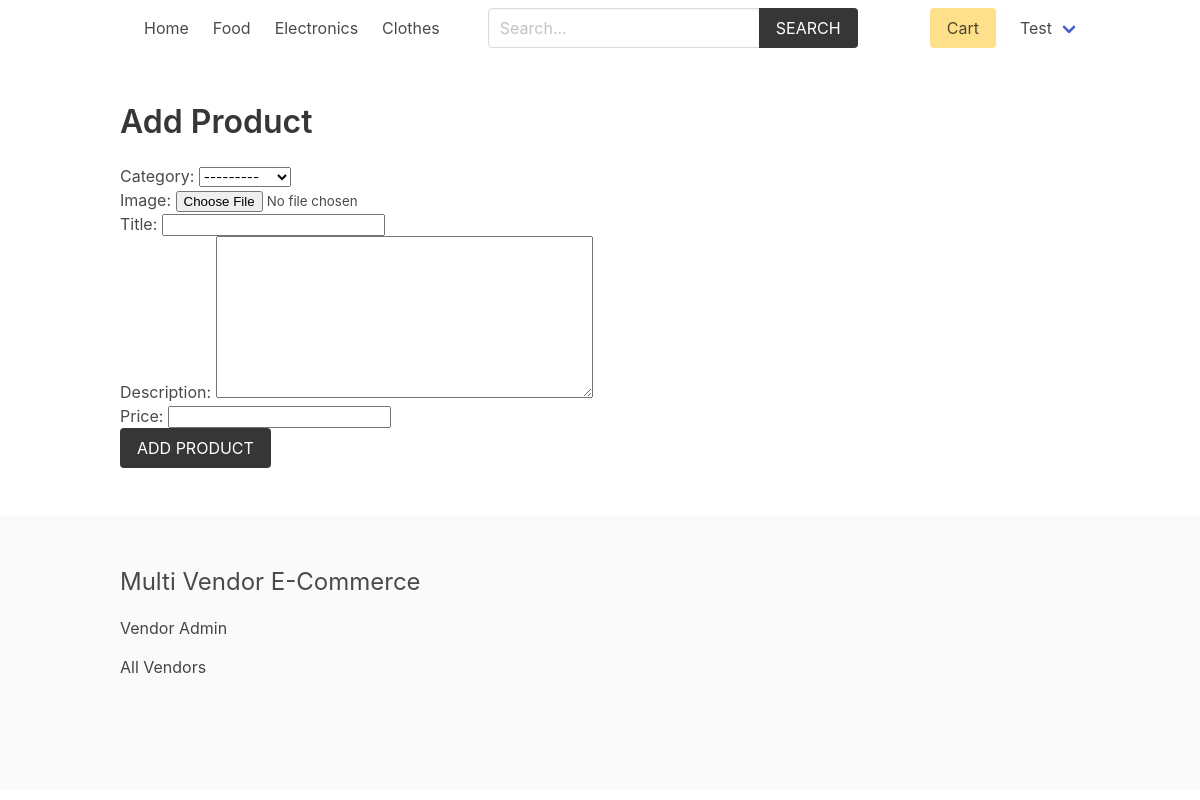
The app's page /vendor/add-product/ (signed in) with its own data.
### product/models.py (models this page shows)
class Category(models.Model):
    title = models.CharField(max_length=50)
    slug = models.SlugField(max_length=55)
    ordering = models.IntegerField(default=0)
    class Meta:
        ordering = ['ordering']
    def __str__(self):
        return self.title

### vendor/models.py (models this page shows, shortened)
class Vendor(models.Model):
    name = models.CharField(max_length=255)
    created_at = models.DateTimeField(auto_now_add=True)
    created_by = models.OneToOneField(User, related_name='vendor', on_delete=models.CASCADE)
    class Meta:
        ordering = ['name']

### vendor/views.py (the view)
# urls.py: path('add-product/', views.add_product, name="add-product"),
@login_required
def add_product(request):
    if request.method == 'POST':
        form = ProductForm(request.POST, request.FILES)
        if form.is_valid():
            product = form.save(commit=False) # Because we have not given vendor yet
            product.vendor = request.user.vendor
            product.slug = slugify(product.title)
            product.save() #finally save
            return redirect('vendor:vendor-admin')
    else:
        form = ProductForm
    return render(request, 'vendor/add_product.html', {'form': form})

### cart/cart.py (called while the page is built)
    def __len__(self):
        return sum(item['quantity'] for item in self.cart.values())

### cart/context_processors.py (called while the page is built)
def cart(request):
    return {'cart': Cart(request)}

### product/context_processors.py (called while the page is built)
def menu_categories(request):
    categories = Category.objects.all()
    return {'categories': categories}

### templates/vendor/add_product.html (shortened to what this page needs)
{% extends 'core/base.html' %}
{% block content %}
    <h1 class="title">Add Product</h1>
    <form method="post" action="" enctype="multipart/form-data">
        {{ form.as_p }}
        <div class="field">
            <div class="control">
                <button class="button is-dark is-uppercase">Add Product</button>
            </div>
        </div>
    </form>
{% endblock content %}

### templates/core/base.html (shortened to what this page needs)
{% load static %}
<!DOCTYPE html>
<html lang="en">
<head>
    <link rel="stylesheet" href="https://cdn.jsdelivr.net/npm/bulma@0.9.2/css/bulma.min.css">
    <link rel="stylesheet" href="{% static 'css/main.css' %}">
</head>
<body>
    <div class="container">
        <nav class="navbar" role="navigation" aria-label="main navigation">
            <div class="navbar-brand">
                <a class="navbar-item" href="{% url 'core:home' %}">
                </a>
            </div>
            <div id="navbarBasicExample" class="navbar-menu">
                <div class="navbar-start">
                <a class="navbar-item" href="{% url 'core:home' %}">
                    Home
                </a>
                {% for category in categories %}
                    <a class="navbar-item" href="{% url 'product:category' category.slug %}">
                        {{category.title}}
                    </a>
                {% endfor %}
                </div>
                <div class="navbar-start">
                    <div class="navbar-item">
                        <form method="get" action="{% url 'product:search' %}">
                            <div class="field has-addons">
                                <div class="control">
                                    <input type="search" name="query" id="" class="input" placeholder="Search...">
                                </div>
                                <div class="control">
                                    <button class="button is-dark is-uppercase">Search</button>
                                </div>
                            </div>
                        </form>
                    </div>
                </div>
                <div class="navbar-end">
                <div class="navbar-item">
                    <a href="{% url 'cart:cart' %}" class="button is-warning">Cart {% if cart %}({{cart|length}}){% endif %}</a>
                </div>
                {% if request.user.is_authenticated %}
                <div class="navbar-item has-dropdown is-hoverable">
                    <a class="navbar-link is-capitalized">
                    {{user.vendor.name}}
                    </a>
                </div>
                {% endif %}
                </div>
            </div>
            </nav>
    </div>
    <section class="section">
        <div class="container">
            {% block content %}{% endblock content %}
        </div>
    </section>
    <footer class="footer">
        <div class="container">
            <h3 class="is-size-4 mb-4">Multi Vendor E-Commerce</h3>
            {% if request.user.is_authenticated %}
                <a href="{% url 'vendor:vendor-admin' %}">Vendor Admin</a>
            {% else %}
                <a href="{% url 'vendor:become-vendor' %}">Become a Vendor</a>
            {% endif %}
            <br>
            <a href="{% url 'vendor:vendors' %}">All Vendors</a>
        </div>
    </footer>
</body>
</html>

### core/static/css/main.css (style rules this page uses)
.footer a { margin-bottom: 15px; display: inline-block; color: #444; }

### records on screen
Category: title "Food"
Category: title "Electronics"
Category: title "Clothes"

### other values on screen
{{ user.vendor.name }} "Test"
